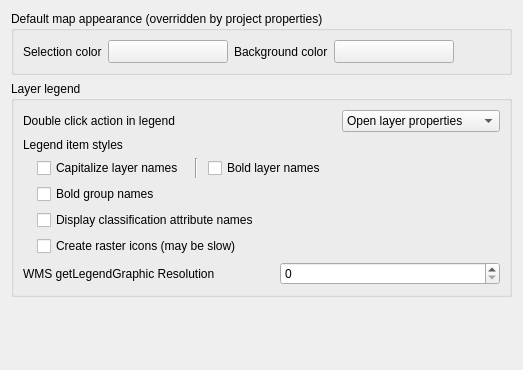
             <widget class="QWidget" name="mOptionsScrollAreaContents_06">
              <property name="geometry">
               <rect>
                <x>0</x>
                <y>0</y>
                <width>523</width>
                <height>370</height>
               </rect>
              </property>
              <layout class="QVBoxLayout" name="verticalLayout_25">
               <item>
                <widget class="QgsCollapsibleGroupBox" name="groupBox_9">
                 <property name="title">
                  <string>Default map appearance (overridden by project properties)</string>
                 </property>
                 <layout class="QGridLayout" name="gridLayout_7">
                  <item row="0" column="4">
                   <widget class="QgsColorButton" name="pbnCanvasColor">
                    <property name="sizePolicy">
                     <sizepolicy hsizetype="Fixed" vsizetype="Fixed">
                      <horstretch>0</horstretch>
                      <verstretch>0</verstretch>
                     </sizepolicy>
                    </property>
                    <property name="minimumSize">
                     <size>
                      <width>120</width>
                      <height>0</height>
                     </size>
                    </property>
                    <property name="maximumSize">
                     <size>
                      <width>120</width>
                      <height>16777215</height>
                     </size>
                    </property>
                    <property name="text">
                     <string/>
                    </property>
                   </widget>
                  </item>
                  <item row="0" column="6">
                   <spacer name="horizontalSpacer_28">
                    <property name="orientation">
                     <enum>Qt::Horizontal</enum>
                    </property>
                    <property name="sizeHint" stdset="0">
                     <size>
                      <width>40</width>
                      <height>20</height>
                     </size>
                    </property>
                   </spacer>
                  </item>
                  <item row="0" column="3">
                   <widget class="QLabel" name="label">
                    <property name="sizePolicy">
                     <sizepolicy hsizetype="Maximum" vsizetype="Preferred">
                      <horstretch>0</horstretch>
                      <verstretch>0</verstretch>
                     </sizepolicy>
                    </property>
                    <property name="text">
                     <string>Background color</string>
                    </property>
                   </widget>
                  </item>
                  <item row="0" column="0">
                   <widget class="QLabel" name="textLabel1_9">
                    <property name="sizePolicy">
                     <sizepolicy hsizetype="Maximum" vsizetype="Preferred">
                      <horstretch>0</horstretch>
                      <verstretch>0</verstretch>
                     </sizepolicy>
                    </property>
                    <property name="text">
                     <string>Selection color</string>
                    </property>
                   </widget>
                  </item>
                  <item row="0" column="1">
                   <widget class="QgsColorButton" name="pbnSelectionColor">
                    <property name="sizePolicy">
                     <sizepolicy hsizetype="Fixed" vsizetype="Fixed">
                      <horstretch>0</horstretch>
                      <verstretch>0</verstretch>
                     </sizepolicy>
                    </property>
                    <property name="minimumSize">
                     <size>
                      <width>120</width>
                      <height>0</height>
                     </size>
                    </property>
                    <property name="maximumSize">
                     <size>
                      <width>120</width>
                      <height>16777215</height>
                     </size>
                    </property>
                    <property name="text">
                     <string/>
                    </property>
                   </widget>
                  </item>
                 </layout>
                </widget>
               </item>
               <item>
                <widget class="QgsCollapsibleGroupBox" name="mLegendGrpBx">
                 <property name="minimumSize">
                  <size>
                   <width>0</width>
                   <height>0</height>
                  </size>
                 </property>
                 <property name="title">
                  <string>Layer legend</string>
                 </property>
                 <layout class="QVBoxLayout" name="verticalLayout_21">
                  <item>
                   <layout class="QHBoxLayout" name="horizontalLayout_8">
                    <item>
                     <widget class="QLabel" name="label_15">
                      <property name="text">
                       <string>Double click action in legend</string>
                      </property>
                     </widget>
                    </item>
                    <item>
                     <spacer name="horizontalSpacer_6">
                      <property name="orientation">
                       <enum>Qt::Horizontal</enum>
                      </property>
                      <property name="sizeHint" stdset="0">
                       <size>
                        <width>40</width>
                        <height>20</height>
                       </size>
                      </property>
                     </spacer>
                    </item>
                    <item>
                     <widget class="QComboBox" name="cmbLegendDoubleClickAction">
                      <item>
                       <property name="text">
                        <string>Open layer properties</string>
                       </property>
                      </item>
                      <item>
                       <property name="text">
                        <string>Open attribute table</string>
                       </property>
                      </item>
                      <item>
                       <property name="text">
                        <string>Open layer styling dock</string>
                       </property>
                      </item>
                     </widget>
                    </item>
                   </layout>
                  </item>
                  <item>
                   <layout class="QGridLayout" name="gridLayout_3">
                    <item row="1" column="2">
                     <widget class="Line" name="line_4">
                      <property name="minimumSize">
                       <size>
                        <width>12</width>
                        <height>0</height>
                       </size>
                      </property>
                      <property name="orientation">
                       <enum>Qt::Vertical</enum>
                      </property>
                     </widget>
                    </item>
                    <item row="1" column="0">
                     <spacer name="horizontalSpacer_34">
                      <property name="orientation">
                       <enum>Qt::Horizontal</enum>
                      </property>
                      <property name="sizeType">
                       <enum>QSizePolicy::Fixed</enum>
                      </property>
                      <property name="sizeHint" stdset="0">
                       <size>
                        <width>8</width>
                        <height>1</height>
                       </size>
                      </property>
                     </spacer>
                    </item>
                    <item row="1" column="1">
                     <widget class="QCheckBox" name="capitalizeCheckBox">
                      <property name="sizePolicy">
                       <sizepolicy hsizetype="Maximum" vsizetype="Fixed">
                        <horstretch>0</horstretch>
                        <verstretch>0</verstretch>
                       </sizepolicy>
                      </property>
                      <property name="text">
                       <string>Capitalize layer names</string>
                      </property>
                     </widget>
                    </item>
                    <item row="1" column="3">
                     <widget class="QCheckBox" name="mLegendLayersBoldChkBx">
                      <property name="sizePolicy">
                       <sizepolicy hsizetype="Minimum" vsizetype="Fixed">
                        <horstretch>0</horstretch>
                        <verstretch>0</verstretch>
                       </sizepolicy>
                      </property>
                      <property name="text">
                       <string>Bold layer names</string>
                      </property>
                     </widget>
                    </item>
                    <item row="3" column="1" colspan="3">
                     <widget class="QCheckBox" name="cbxLegendClassifiers">
                      <property name="text">
                       <string>Display classification attribute names</string>
                      </property>
                     </widget>
                    </item>
                    <item row="2" column="1" colspan="3">
                     <widget class="QCheckBox" name="mLegendGroupsBoldChkBx">
                      <property name="text">
                       <string>Bold group names</string>
                      </property>
                     </widget>
                    </item>
                    <item row="4" column="1" colspan="3">
                     <widget class="QCheckBox" name="cbxCreateRasterLegendIcons">
                      <property name="text">
                       <string>Create raster icons (may be slow)</string>
                      </property>
                     </widget>
                    </item>
                    <item row="0" column="0" colspan="4">
                     <widget class="QLabel" name="label_53">
                      <property name="sizePolicy">
                       <sizepolicy hsizetype="Minimum" vsizetype="Preferred">
                        <horstretch>0</horstretch>
                        <verstretch>0</verstretch>
                       </sizepolicy>
                      </property>
                      <property name="text">
                       <string>Legend item styles</string>
                      </property>
                     </widget>
                    </item>
                   </layout>
                  </item>
                  <item>
                   <layout class="QHBoxLayout" name="horizontalLayout_34">
                    <item>
                     <widget class="QLabel" name="label_58">
                      <property name="text">
                       <string>WMS getLegendGraphic Resolution</string>
                      </property>
                     </widget>
                    </item>
                    <item>
                     <spacer name="horizontalSpacer_39">
                      <property name="orientation">
                       <enum>Qt::Horizontal</enum>
                      </property>
                      <property name="sizeType">
                       <enum>QSizePolicy::Preferred</enum>
                      </property>
                      <property name="sizeHint" stdset="0">
                       <size>
                        <width>30</width>
                        <height>20</height>
                       </size>
                      </property>
                     </spacer>
                    </item>
                    <item>
                     <widget class="QSpinBox" name="mLegendGraphicResolutionSpinBox">
                      <property name="toolTip">
                       <string extracomment="MAP_RESOLUTION or DPI value overloading getMap default value (set 0 to use default)"/>
                      </property>
                      <property name="whatsThis">
                       <string extracomment="MAP_RESOLUTION or DPI value overloading getMap default value (set 0 to use default)"/>
                      </property>
                      <property name="minimum">
                       <number>0</number>
                      </property>
                      <property name="maximum">
                       <number>1000000</number>
                      </property>
                     </widget>
                    </item>
                   </layout>
                  </item>
                 </layout>
                </widget>
               </item>
               <item>
                <spacer>
                 <property name="orientation">
                  <enum>Qt::Vertical</enum>
                 </property>
                 <property name="sizeHint" stdset="0">
                  <size>
                   <width>20</width>
                   <height>40</height>
                  </size>
                 </property>
                </spacer>
               </item>
              </layout>
             </widget>
